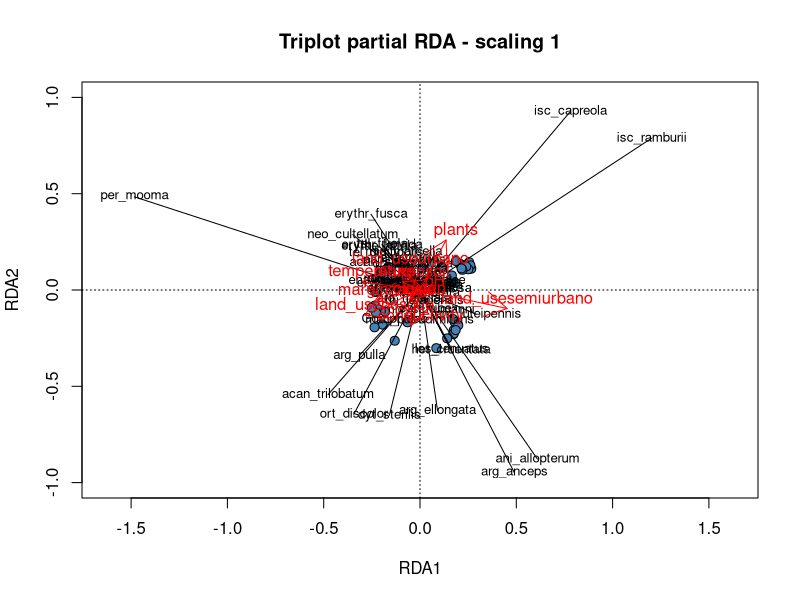
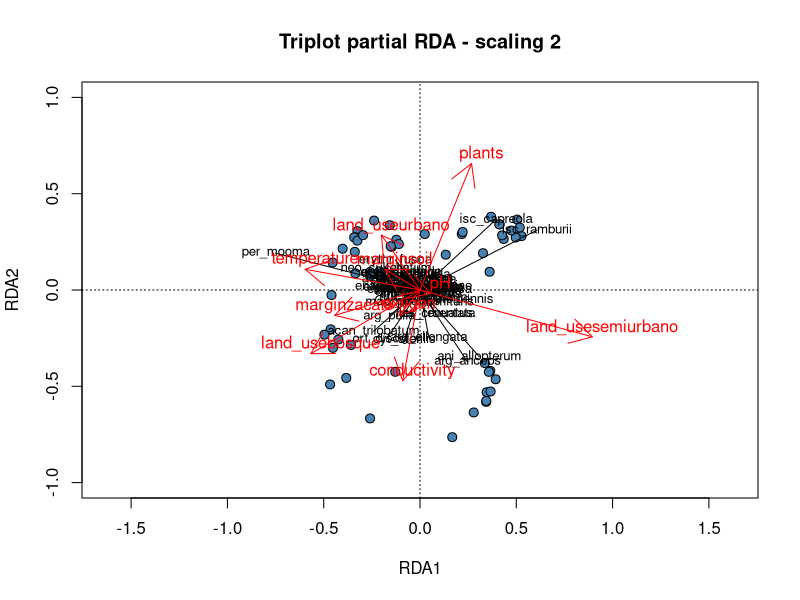
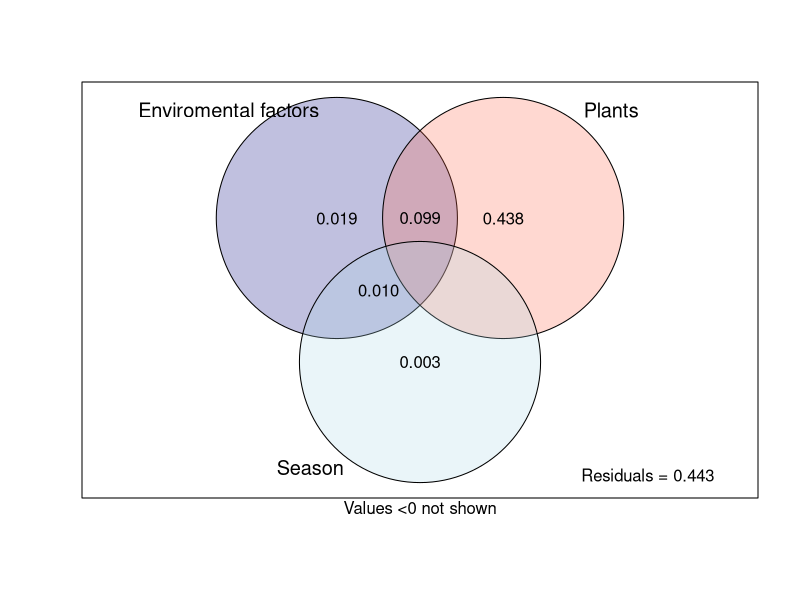

Here is the R script that generated these plots, in order:
## ---- chunk 1
library(ggplot2)
library(dplyr)
library(vegan)
## ---- chunk 2
species=read.csv("data/RDA_species.csv", header=T, row.names=NULL, sep=",")
env=read.csv("data/RDA_environmetal_standart.csv", header=T, row.names=NULL, sep=",")
## ---- chunk 3
species_1 <- select(species, -site)
env_1 <- select(env, -site)
## ---- chunk 4
species.hel <- decostand(species_1, method = "hellinger")
## ---- chunk 5
partial_rda <- rda(species.hel ~ temperature + oxygen + pH + conductivity+ 
                 plants + land_use + margin +
                Condition(season), data = env_1)
                

## ---- chunk 6
#Construct the triplots
#Scaling 1

plot(partial_rda, scaling=1, main="Triplot partial RDA - scaling 1", type="none", xlab=c("RDA1"), ylab=c("RDA2"), xlim=c(-1,1), ylim=c(-1,1))
points(scores(partial_rda, display="sites", choices=c(1,2), scaling=1),
       pch=21, col="black", bg="steelblue", cex=1.2)
arrows(0,0,
       scores(partial_rda, display="species", choices=c(1), scaling=1),
       scores(partial_rda, display="species", choices=c(2), scaling=1),
       col="black",length=0)
text(scores(partial_rda, display="species", choices=c(1), scaling=1),
     scores(partial_rda, display="species", choices=c(2), scaling=1),
     labels=rownames(scores(partial_rda, display="species", scaling=1)),
     col="black", cex=0.8)  
arrows(0,0,
      scores(partial_rda, display="bp", choices=c(1), scaling=1),
      scores(partial_rda, display="bp", choices=c(2), scaling=1),
      col="red")
text(scores(partial_rda, display="bp", choices=c(1), scaling=1)+0.05,
     scores(partial_rda, display="bp", choices=c(2), scaling=1)+0.05,
     labels=rownames(scores(partial_rda, display="bp", choices=c(2), scaling=1)),
     col="red", cex=1) 
 
#Scaling 2
plot(partial_rda, scaling=2, main="Triplot partial RDA - scaling 2", type="none", xlab=c("RDA1"), ylab=c("RDA2"), xlim=c(-1,1), ylim=c(-1,1))
points(scores(partial_rda, display="sites", choices=c(1,2), scaling=2),
       pch=21, col="black", bg="steelblue", cex=1.2)
arrows(0,0,
       scores(partial_rda, display="species", choices=c(1), scaling=2),
       scores(partial_rda, display="species", choices=c(2), scaling=2),
       col="black",length=0)
text(scores(partial_rda, display="species", choices=c(1), scaling=2),
     scores(partial_rda, display="species", choices=c(2), scaling=2),
     labels=rownames(scores(partial_rda, display="species", scaling=2)),
     col="black", cex=0.8)  
arrows(0,0,
       scores(partial_rda, display="bp", choices=c(1), scaling=2),
       scores(partial_rda, display="bp", choices=c(2), scaling=2),
       col="red")
text(scores(partial_rda, display="bp", choices=c(1), scaling=2)+0.05,
     scores(partial_rda, display="bp", choices=c(2), scaling=2)+0.05,
     labels=rownames(scores(partial_rda, display="bp", choices=c(2), scaling=2)),
     col="red", cex=1)  

## ---- chunk 7
varp <- varpart(species.hel, ~ temperature + oxygen + pH + conductivity, 
                ~ plants + land_use + margin, ~season, data = env_1)
varp
## ---- chunk 8
plot(varp, digits = 2, Xnames = c('Enviromental factors', 'Plants', "Season"), 
     bg = c('navy', 'tomato', "lightblue"))

## Show values for all partitions by putting 'cutoff' low enough:
#plot(varp, cutoff = -Inf, cex = 0.7, bg=2:5)
## ---- chunk 9

# significance of partition from Environment (physicochemical variables)
anova(rda(species.hel ~ temperature + oxygen + pH + conductivity + 
          Condition(plants + land_use + margin) +  
          Condition(season), data=env_1))

# Significance of partition from Physical characteristics
anova(rda(species.hel ~ plants + land_use + margin +
          Condition(temperature + oxygen + pH + conductivity) +  
          Condition(season), data=env_1))

# Significance of partition from Season
anova(rda(species.hel ~ season +
          Condition(plants + land_use + margin) +
          Condition(temperature + oxygen + pH + conductivity), 
          data=env_1))
